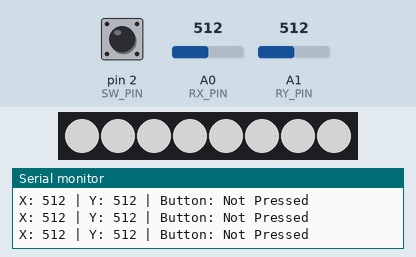
This sketch was run on a simulated Arduino Uno, built with avr-gcc and run on an emulated ATmega328P. On the bench: 8 RGB LEDs in strip order, left to right, the last lines printed to the serial monitor. The test bench sets the inputs (shaded band); at power-on: A0 (RX_PIN) = 512, A1 (RY_PIN) = 512, pin 2 (SW_PIN) HIGH. Dim RGB values are drawn brighter than linear.

Above: at 1.2 s.
1.3 s: A0 (RX_PIN) set to 716
At 1.8 s:
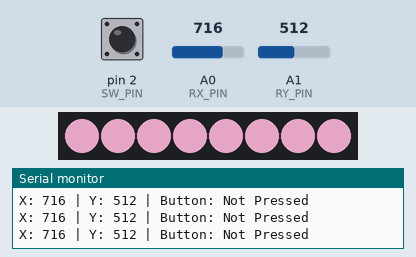
2.8 s: A1 (RY_PIN) set to 306
At 3.8 s:
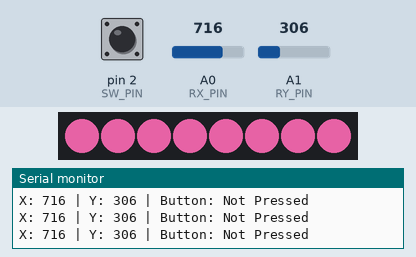
4.3 s: A0 (RX_PIN) set to 122
At 5.5 s:
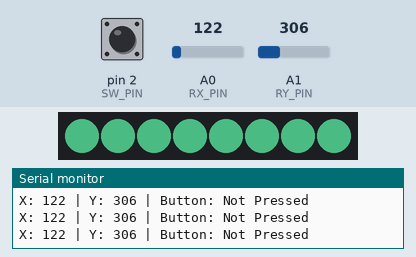
5.8 s: pin 2 (SW_PIN) pulled LOW for 0.15 s
At 6.7 s:
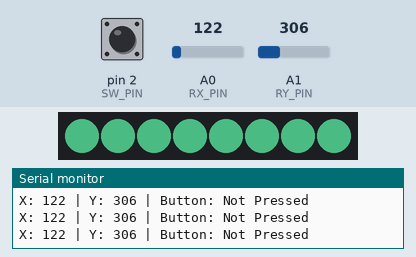
7.4 s: A1 (RY_PIN) set to 122
At 8.5 s:
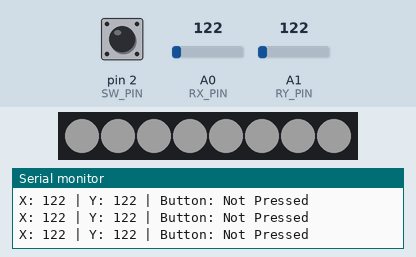
8.9 s: A0 (RX_PIN) set to 0
At 9.3 s:
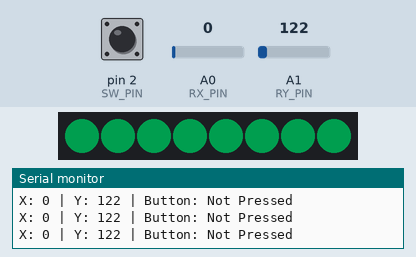
Timing chart, 0 to 11.4 s (numbered marks = the images above; inputs shaded):
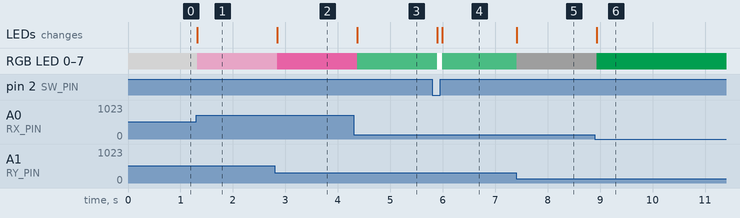

Measured:
- after the input at 1.3 s, RGB LED 0–7: RGB(127, 127, 127) → RGB(178, 127, 153) at once; the LEDs: change at once (image 1)
- after the input at 2.8 s, RGB LED 0–7: RGB(178, 127, 153) → RGB(178, 76, 127) after 0.05 s; the LEDs: change after 0.05 s (image 2)
- after the input at 4.3 s, RGB LED 0–7: RGB(178, 76, 127) → RGB(30, 76, 53) after 0.07 s; the LEDs: change after 0.07 s (image 3)
- after the input at 5.8 s, RGB LED 0–7: RGB(30, 76, 53) → RGB(255, 255, 255) after 0.09 s, → RGB(30, 76, 53) 0.10 s later; the LEDs: first change after 0.09 s (image 4 shows a later state)
- after the input at 7.4 s, RGB LED 0–7: RGB(30, 76, 53) → RGB(30, 30, 30) at once; the LEDs: change at once (image 5)
- after the input at 8.9 s, RGB LED 0–7: RGB(30, 30, 30) → RGB(0, 30, 15) at once; the LEDs: change at once (image 6)

The sketch:

L5F4.ino
```cpp
#include <Adafruit_NeoPixel.h>

#define SW_PIN 2      // Button pin
#define RX_PIN A0     // Horizontal axis pin
#define RY_PIN A1     // Vertical axis pin
#define LED_PIN 6     // NeoPixel data pin
#define NUM_LEDS 8    // Number of LEDs on the strip

Adafruit_NeoPixel strip = Adafruit_NeoPixel(NUM_LEDS, LED_PIN, NEO_GRB + NEO_KHZ800);

void setup() {
  pinMode(SW_PIN, INPUT_PULLUP);  // Button uses internal pull-up resistor
  pinMode(RX_PIN, INPUT);         // Horizontal axis pin set as input
  pinMode(RY_PIN, INPUT);         // Vertical axis pin set as input

  strip.begin();                  // Initialize the NeoPixel strip
  strip.show();                   // Clear the strip
  Serial.begin(9600);             // Start serial communication
}

void loop() {
  int xValue = analogRead(RX_PIN);  // Read horizontal axis value
  int yValue = analogRead(RY_PIN);  // Read vertical axis value
  int buttonState = digitalRead(SW_PIN);  // Read button state

  // Map joystick values to RGB color for full color wheel
  int red = map(xValue, 0, 1023, 0, 255);      // Map X axis to Red channel
  int green = map(yValue, 0, 1023, 0, 255);    // Map Y axis to Green channel
  int blue = map((xValue + yValue) / 2, 0, 1023, 0, 255);  // Combine X and Y axis for Blue channel

  // Output joystick values to Serial Monitor
  Serial.print("X: ");
  Serial.print(xValue);
  Serial.print(" | Y: ");
  Serial.print(yValue);
  if (buttonState == LOW) {
    Serial.println(" | Button: Pressed");
  } else {
    Serial.println(" | Button: Not Pressed");
  }

  // Set LED colors based on button state
  if (buttonState == LOW) {
    // Button pressed: Turn all LEDs white
    for (int i = 0; i < NUM_LEDS; i++) {
      strip.setPixelColor(i, strip.Color(255, 255, 255));
    }
  } else {
    // Button not pressed: Set LEDs based on joystick values to create RGB wheel
    for (int i = 0; i < NUM_LEDS; i++) {
      strip.setPixelColor(i, strip.Color(red, green, blue));
    }
  }

  strip.show(); // Update the LED strip after all colors are set
  delay(100);   // Small delay for stability
}
```
